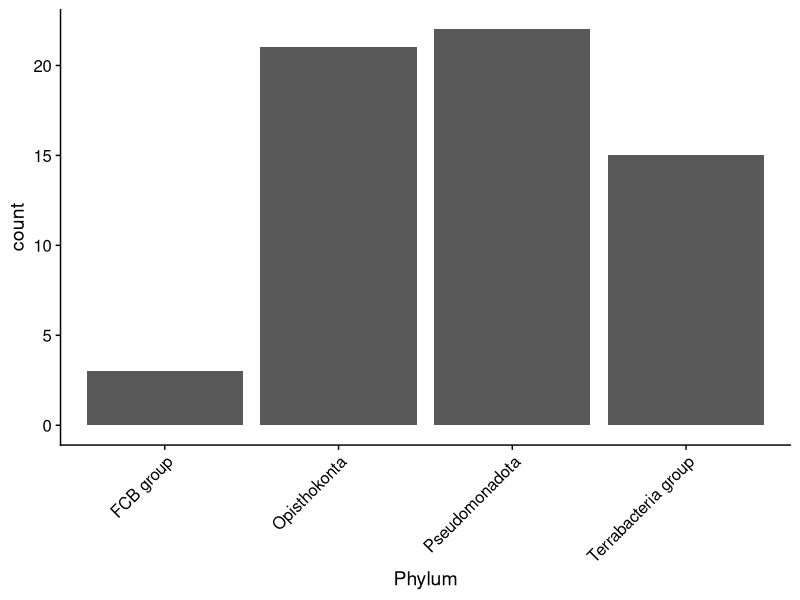
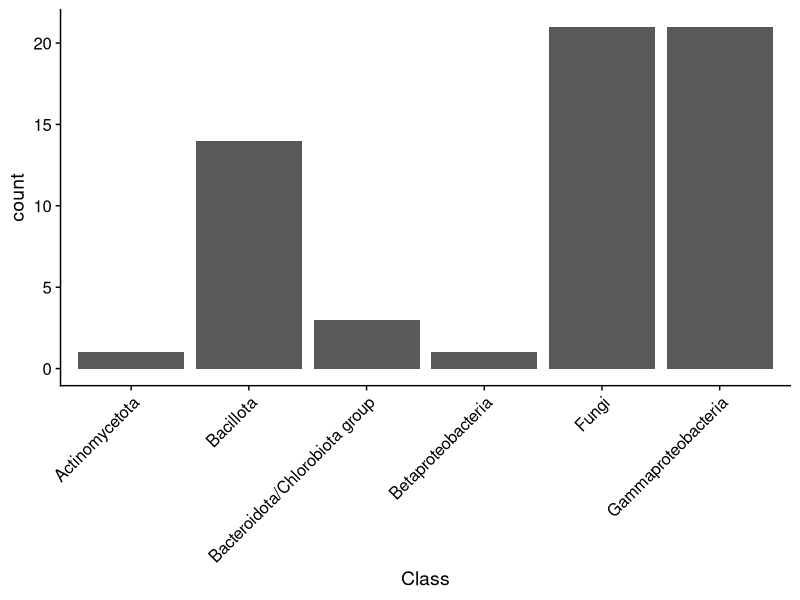

Source code (R) for these figures, in order:
## ---- chunk 1
#| echo: false
#| include: false
library(dplyr)
library(readxl)
library(stringr)
library(purrr)

library(ggplot2)
library(cowplot)
theme_set(theme_cowplot())

library(knitr)


# read in taxonomy for each microbe
tax <- read_excel('AUOF investigating antimicrobial resistance student spreadsheet.xlsx',
                  sheet = 'Taxonomy') %>%
  
  # split out taxonomy levels
  mutate(Lineage = map(Lineage, ~ str_split(.x, '; ')[[1]]),
         Domain  = map_chr(Lineage, ~ .x[1]),
         Kingdom = map_chr(Lineage, ~ .x[2]),
         Phylum  = map_chr(Lineage, ~ .x[3]),
         Class   = map_chr(Lineage, ~ .x[4]),
         Order   = map_chr(Lineage, ~ .x[5]),
         Family  = map_chr(Lineage, ~ .x[6]),
         Genus   = map_chr(Lineage, ~ .x[7]))


# read in study data
dat <- read_excel('AUOF investigating antimicrobial resistance student spreadsheet.xlsx',
                  sheet = 2) %>%
  
  # rename columns
  rename(Kingdom = `Classification - bacteria, fungi?`,
         Disease_long = `What disease does it cause?`,
         Resistance = `Antimicrobial that it was resistant to?`,
         Action_long = `Method of action of antimicrobial drug?`,
         Observed_long = `Microbe species present our soil samples?`) %>%
  
         # fix misspelling of Citrobacter freundii
  mutate(Microbe = ifelse(Microbe == 'Citrobacter fruendii', 'Citrobacter freundii', Microbe),
         
         # categorize antimicrobial action
         Action = case_when(grepl(              'peptidoglycan', Action_long) ~ 'Peptidoglycan inhibition',
                            grepl('penicillin-binding proteins', Action_long) ~ 'PBP',
                            grepl( 'penecilin-binding proteins', Action_long) ~ 'PBP',
                            grepl(      'egrosterol|ergosterol', Action_long) ~ 'Ergosterol inhibition',
                            grepl(       'interacting with DNA', Action_long) ~ 'DNA interactions',
                            grepl(              'glucan|gulcan', Action_long) ~ 'Glucan inhibition',
                            grepl(                  'cell wall', Action_long) ~ 'Cell wall disruption',
                            grepl(           'mucopeptide wall', Action_long) ~ 'Cell wall disruption',
                            grepl(              'cell membrane', Action_long) ~ 'Cell wall disruption',
                            grepl(         'ribosome|ribosomal', Action_long) ~ 'Translation disruption',
                            TRUE                                              ~ 'Other'),
         
         # observed into a logical variable
         Observed = grepl('Yes', Observed_long)) %>%
         
  
  # remove "EXAMPLE" row
  filter(!grepl("EXAMPLE", Microbe)) %>%
  
  # merge taxonomy data into the dat
  select(-Kingdom) %>% # drop this, as it 
  left_join(tax)
## ---- chunk 2
#| echo: false
group_by(dat, Action) %>%
  summarize(`Number of Microbes` = n(),
            Observed = sum(Observed)) %>%
  ungroup() %>%
  kable(caption = "Number of microbes with documented antimicrobial resistance that were targetd by this study, grouped by antimicrobial action, and the number of microbes found in study samples.")
## ---- chunk 3
#| echo: false
ggplot(dat, aes(Phylum)) +
  geom_bar() +
  theme(axis.text.x = element_text(angle = 45, hjust = 1))
## ---- chunk 4
#| echo: false
ggplot(dat, aes(Class)) +
  geom_bar() +
  theme(axis.text.x = element_text(angle = 45, hjust = 1))
